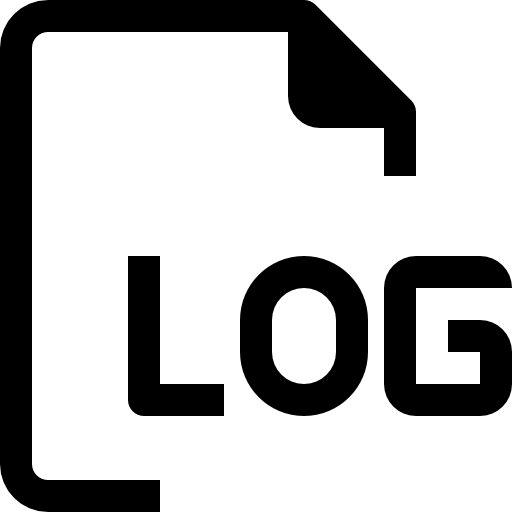
#> input picture Lab8/assets/app_icon.png, 512 x 512 px, found by its file name
$ python image_color_converter.py
#> lines starting #> are read from the running program, lines starting #| are printed output that depends on the picture
from PIL import Image

img = Image.open(r'.\assets\app_icon.png')
#> img is the input picture: PIL image 512x512 RGBA; mean R, G, B, A 184.3, 184.3, 184.3, 70
img = img.convert('RGBA')

data = img.getdata()
new_image = []

for item in data:
    if item[3] == 0:
        new_image.append(item)
    elif item[0] in range(0, 10) and item[3] != 0:
        new_image.append((45, 109, 247, item[3]))
    else:
        new_image.append(item)
#> this loop made 262144 passes
#> item on passes 1 to 3: (255, 255, 255, 0), (255, 255, 255, 0), (255, 255, 255, 0)
#> after the loop, new_image = 262144 items

img.putdata(new_image)
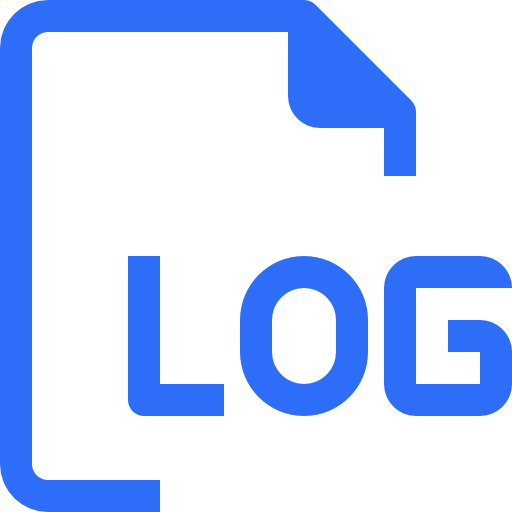
#> img: PIL image 512x512 RGBA; mean R, G, B, A 196.8, 214.5, 252.8, 70; transparent parts drawn white
img.save('app_icon2.png', 'PNG')
